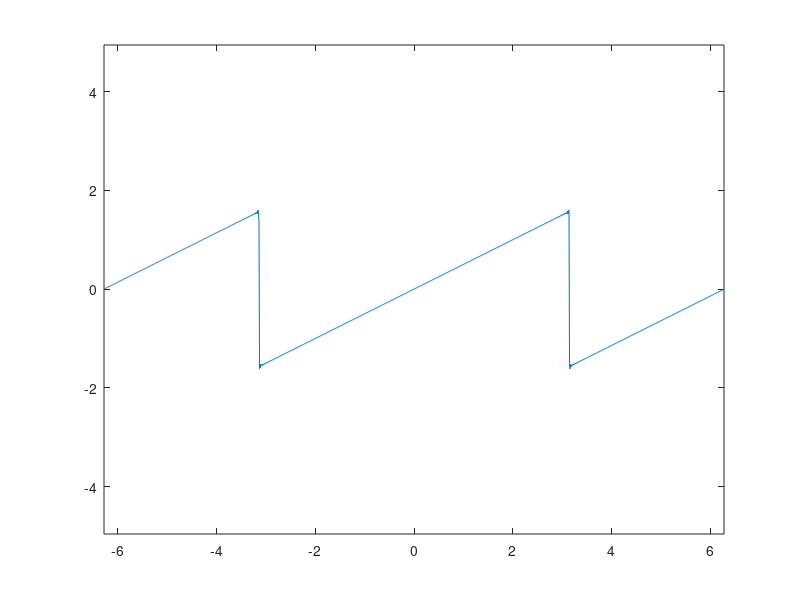
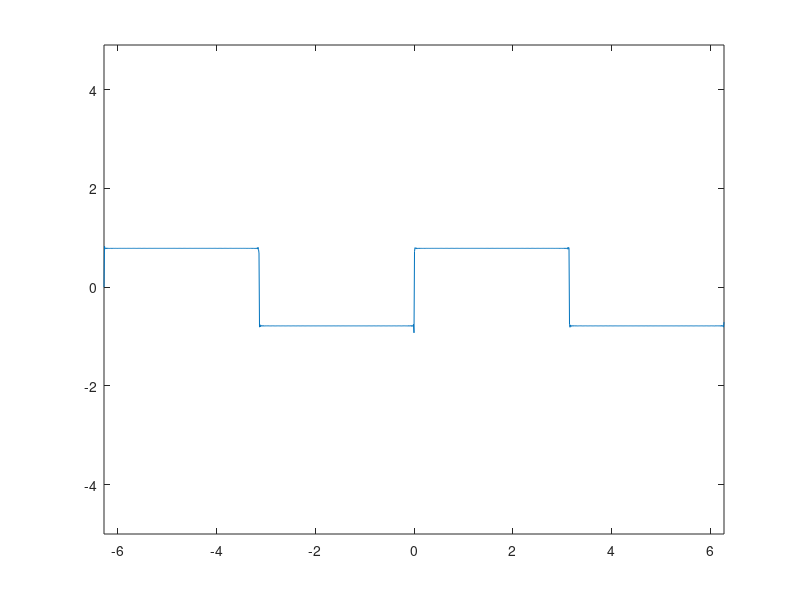

Write the MATLAB code that produced these figures, in order.
clc;
clear;
range=2*pi;
upper=1000;
x=[-range:0.01:range];
y=sin(x);
for a=2:1:upper
   if mod(a,2)==1
      flag = 1;
   else
      flag = -1;
   end
   y=y+flag.*sin(a*x)/a;
end
%y=y-sin(2*x)/2;
plot(x,y);
axis equal
figure
y=sin(x);
for a=2:1:upper
   if mod(a,2)==1
      flag = 1;
   else
      flag = 0;
   end
   y=y+flag.*sin(a*x)/a;
end
%y=y-sin(2*x)/2;
plot(x,y);
axis equal